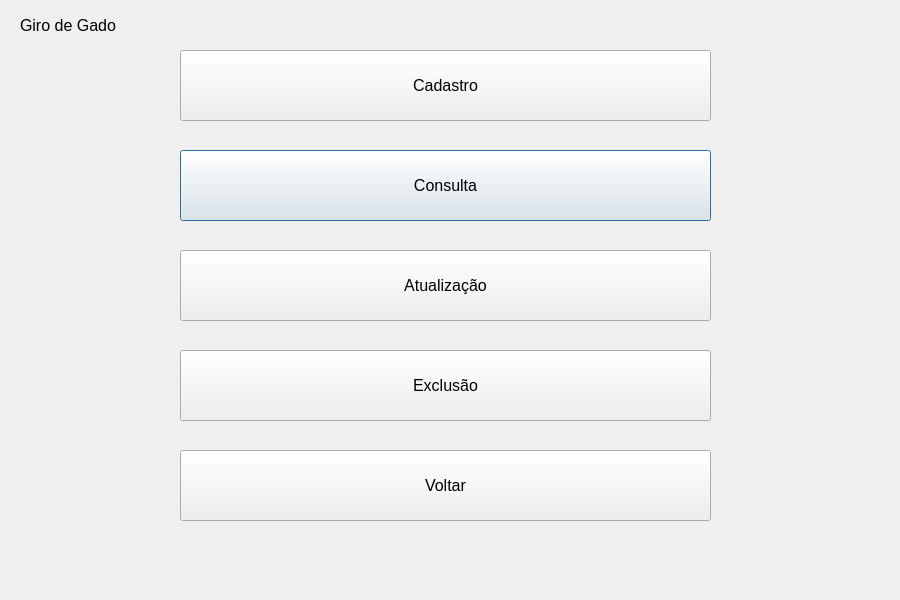
<?xml version="1.0" encoding="UTF-8"?>
<ui version="4.0">
 <class>UserManagementScreen</class>
 <widget class="QDialog" name="UserManagementScreen">
  <property name="geometry">
   <rect>
    <x>0</x>
    <y>0</y>
    <width>900</width>
    <height>600</height>
   </rect>
  </property>
  <property name="windowTitle">
   <string>Dialog</string>
  </property>
  <widget class="QPushButton" name="queryButton">
   <property name="geometry">
    <rect>
     <x>180</x>
     <y>150</y>
     <width>531</width>
     <height>71</height>
    </rect>
   </property>
   <property name="font">
    <font>
     <pointsize>12</pointsize>
    </font>
   </property>
   <property name="text">
    <string>Consulta</string>
   </property>
  </widget>
  <widget class="QLabel" name="labelTitle">
   <property name="geometry">
    <rect>
     <x>20</x>
     <y>10</y>
     <width>121</width>
     <height>31</height>
    </rect>
   </property>
   <property name="font">
    <font>
     <pointsize>12</pointsize>
    </font>
   </property>
   <property name="text">
    <string>Giro de Gado</string>
   </property>
  </widget>
  <widget class="QPushButton" name="backButton">
   <property name="geometry">
    <rect>
     <x>180</x>
     <y>450</y>
     <width>531</width>
     <height>71</height>
    </rect>
   </property>
   <property name="font">
    <font>
     <pointsize>12</pointsize>
    </font>
   </property>
   <property name="text">
    <string>Voltar</string>
   </property>
  </widget>
  <widget class="QPushButton" name="updateButton">
   <property name="geometry">
    <rect>
     <x>180</x>
     <y>250</y>
     <width>531</width>
     <height>71</height>
    </rect>
   </property>
   <property name="font">
    <font>
     <pointsize>12</pointsize>
    </font>
   </property>
   <property name="text">
    <string>Atualização</string>
   </property>
  </widget>
  <widget class="QPushButton" name="removeButton">
   <property name="geometry">
    <rect>
     <x>180</x>
     <y>350</y>
     <width>531</width>
     <height>71</height>
    </rect>
   </property>
   <property name="font">
    <font>
     <pointsize>12</pointsize>
    </font>
   </property>
   <property name="text">
    <string>Exclusão</string>
   </property>
  </widget>
  <widget class="QPushButton" name="registerButton">
   <property name="geometry">
    <rect>
     <x>180</x>
     <y>50</y>
     <width>531</width>
     <height>71</height>
    </rect>
   </property>
   <property name="font">
    <font>
     <pointsize>12</pointsize>
    </font>
   </property>
   <property name="text">
    <string>Cadastro</string>
   </property>
  </widget>
 </widget>
 <resources/>
 <connections/>
</ui>
